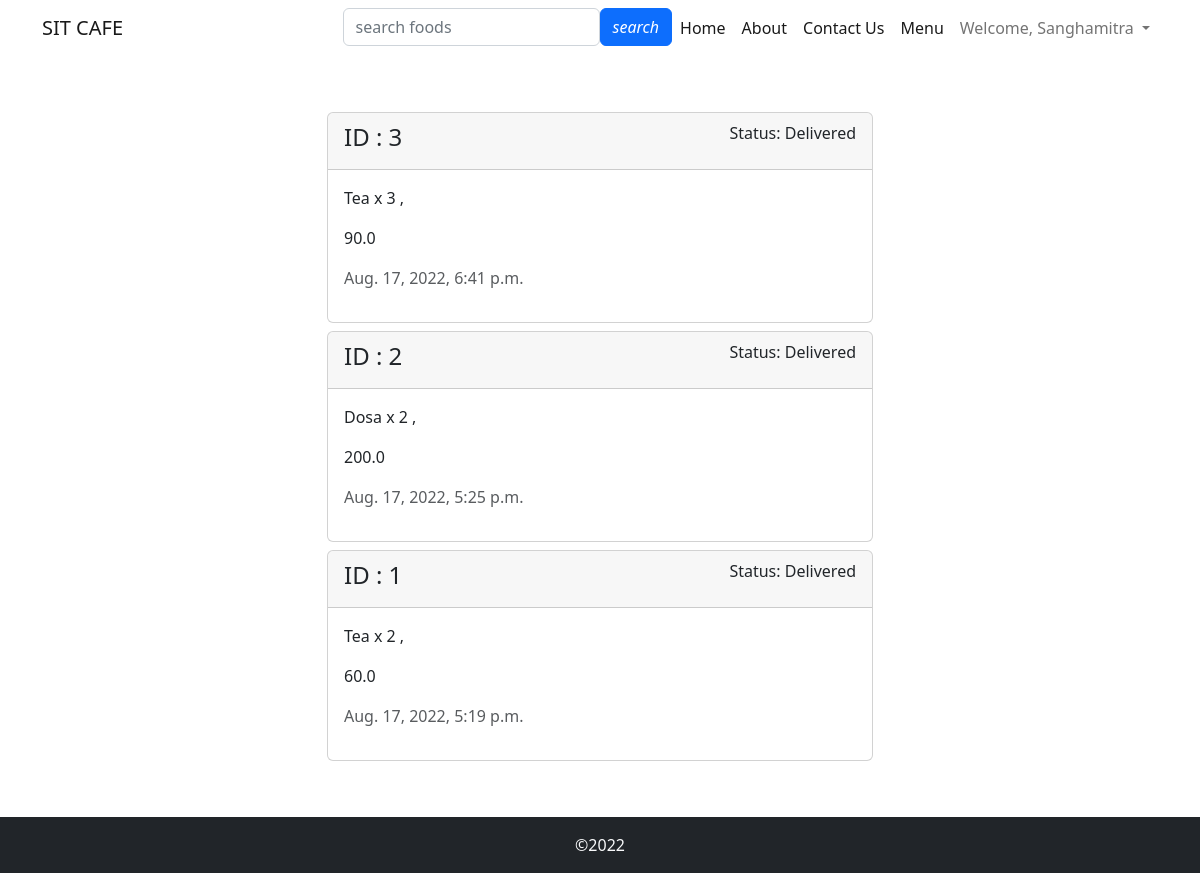
The page /food/orders/ (signed in) on the database its author committed.
### food/models.py (models this page shows, shortened)
class Order(models.Model):
    user = models.ForeignKey(User, on_delete=models.DO_NOTHING)     # Order table has foreign key relationship with User table
    order_details = models.CharField(max_length=500)
    total_price = models.FloatField()
    is_ready = models.BooleanField(default=False)
    is_delivered = models.BooleanField(default=False)
    created_at = models.DateTimeField(auto_now_add=True)
    updated_at = models.DateTimeField(auto_now=True)

### food/views.py (the view)
# urls.py: path('orders/', views.orders, name="orders"),
def orders(request):
    orders = Order.objects.filter(user = request.user).order_by("-id")  # creating object of Order table named as orders where id = id of the logged in user, -id means sort in decreasing order of id, i.e., latest order will be at top
    context = {
        "orders" : orders
    }
    return render(request, 'food/orders.html', context)

### templates/food/orders.html
{% extends 'base.html' %}
{% block content %}
<div class="container">
    <div class="row my-5">
        <div class="col-md-6 mx-auto">
            {% for order in orders %}
                <div class="card my-2">
                    <div class="card-header d-flex justify-content-between align-items-center">
                        <h4 class="h4">ID : {{order.id}}</h4>
                        <p class="text-lead">Status:
                            {% if order.is_ready and order.is_delivered %}
                                Delivered
                            {% elif order.is_ready %}
                                Ready
                            {% else %}
                                Processing
                            {% endif %}
                        </p>
                    </div>
                    <div class="card-body">
                        <p class="text-lead">{{order.order_details}}</p>
                        <p>{{order.total_price}}</p>
                        <p class="text-muted">{{order.created_at}}</p>
                    </div>
                </div>
            {% endfor %}
        </div>
    </div>
</div>
{% endblock content %}

### templates/base.html (shortened to what this page needs)
{% load static %}
<!DOCTYPE html>
<html lang="en">
<head>
    <link rel="stylesheet" href="{% static 'bs/bootstrap.min.css' %}">
    <link rel="stylesheet" href="{% static 'css/style.css' %}">
</head>
<body>
    <nav class="navbar navbar-expand-lg">
        <div class="container">
          <a class="navbar-brand" href="#">SIT CAFE</a>
          <div class="collapse navbar-collapse" id="navbarSupportedContent">
            <ul class="navbar-nav ms-auto mb-2 mb-lg-0">
              <li class="nav-item">
                <form action="{% url 'search' %}" method="post">
                  <div class="form-outline d-flex">
                    <input type="search" id="form1" placeholder="search foods" class="form-control" name="form1"/>
                    <button type="submit" class="btn btn-primary">
                      <i class="fas fa-search"> search</i>
                    </button>
                  </div>
                </form>
              </li>
              <li class="nav-item">
                <a class="nav-link active" aria-current="page" href="{% url 'home'%}">Home</a>
              </li>
              <li class="nav-item">
                <a class="nav-link active" aria-current="page" href="{% url 'about_us'%}">About</a>
              </li>
              <li class="nav-item">
                <a class="nav-link active" aria-current="page" href="{% url 'contact_us'%}">Contact Us</a>
              </li>
              <li class="nav-item">
                <a class="nav-link active" aria-current="page" href="{% url 'menu'%}">Menu</a>
              </li>
              {% if user.is_authenticated %}
              <li class="nav-item dropdown">
                <a class="nav-link dropdown-toggle" href="#" id="navbarDropdown" role="button" data-bs-toggle="dropdown" aria-expanded="false">
                  Welcome, {{user.first_name}}
                </a>
              </li>
              {% endif %}
            </ul>
          </div>
        </div>
    </nav>
    {% block content %}
    {% endblock content %}
    <footer class="bg-dark text-light p-3 text-center">
        &copy;2022
    </footer>
</body>
</html>

### rows shown on the page
Order: id "3", is_ready "Delivered", order_details "Tea x 3 ,", total_price "90.0", created_at "Aug. 17, 2022, 6:41 p.m."
Order: id "2", is_ready "Delivered", order_details "Dosa x 2 ,", total_price "200.0", created_at "Aug. 17, 2022, 5:25 p.m."
Order: id "1", is_ready "Delivered", order_details "Tea x 2 ,", total_price "60.0", created_at "Aug. 17, 2022, 5:19 p.m."

### other values the page prints
{{ user.first_name }} "Sanghamitra"
